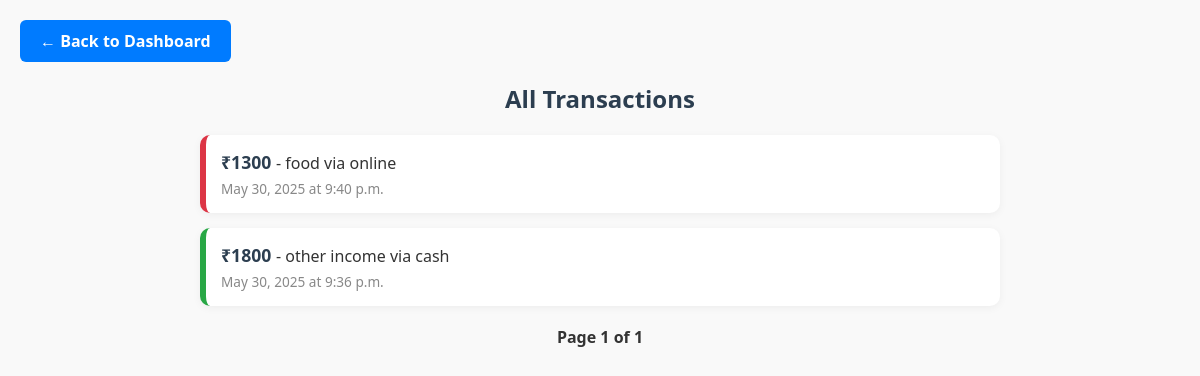
/transactions/ (signed in), run on the app's committed database.
### expenseUI/models.py (models this page shows, shortened)
class AddExpenseModel(models.Model):
    PAYMENT_METHOD_CHOICES = [
        ('online', 'Online'),
        ('offline', 'Offline'),
        ('cash', 'Cash'),
        ('card', 'Card'),
        ('upi', 'UPI'),
        ('other income','Other Income')
    ]
    CATEGORY_CHOICES = [
        ('health', 'Health'),
        ('shopping', 'Shopping'),
        ('salary', 'Salary'),
        ('food', 'Food'),
        ('entertainment', 'Entertainment'),
        ('other income','Other Income')
    ]
    user = models.ForeignKey(User, on_delete=models.CASCADE)  # link to user (optional)
    Expense = models.PositiveIntegerField()
    Payment_Method = models.CharField(max_length=20, choices=PAYMENT_METHOD_CHOICES)
    Category = models.CharField(max_length=20, choices=CATEGORY_CHOICES)
    Notes = models.CharField(max_length=200, blank=True, null=True)
    Date = models.DateField()
    Time = models.TimeField()

class AddIncomeModel(models.Model):
    PAYMENT_METHOD_CHOICES = [
        ('online', 'Online'),
        ('offline', 'Offline'),
        ('cash', 'Cash'),
        ('card', 'Card'),
        ('upi', 'UPI'),
        ('other income','Other Income')
    ]
    CATEGORY_CHOICES = [
        ('health', 'Health'),
        ('shopping', 'Shopping'),
        ('salary', 'Salary'),
        ('food', 'Food'),
        ('entertainment', 'Entertainment'),
        ('other income','Other Income')
    ]
    user = models.ForeignKey(User, on_delete=models.CASCADE)  # link to user (optional)
    Income = models.PositiveIntegerField()
    Payment_Method = models.CharField(max_length=20, choices=PAYMENT_METHOD_CHOICES)
    Category = models.CharField(max_length=20, choices=CATEGORY_CHOICES)
    Notes = models.CharField(max_length=200, blank=True, null=True)
    Date = models.DateField()
    Time = models.TimeField()

### expenseUI/views.py (the view)
# urls.py: path("transactions/",eviews.TransactionsView,name='transactions_page'),
@login_required
def TransactionsView(request):
    income_data = AddIncomeModel.objects.filter(user=request.user)
    expense_data = AddExpenseModel.objects.filter(user=request.user)
    combined_data = sorted(
        chain(income_data, expense_data),
        key=attrgetter('Date', 'Time'),
        reverse=True
    )
    paginator = Paginator(combined_data, 10)
    page_number = request.GET.get('page')
    page_obj = paginator.get_page(page_number)
    return render(request, 'transactions.html', {'page_obj': page_obj})

### templates/transactions.html (shortened to what this page needs)
<!DOCTYPE html>
<html lang="en">
<head>
</head>
<body>
  <a href="{% url 'eUI' %}" class="btn-back">← Back to Dashboard</a>
  <div class="transactions">
  <h2>All Transactions</h2>
  {% if page_obj.object_list %}
    {% for txn in page_obj.object_list %}
      <div class="transaction {% if txn.Expense %}expense{% endif %}">
        <strong>
          ₹{% if txn.Income %}{{ txn.Income }}{% else %}{{ txn.Expense }}{% endif %}
        </strong> - {{ txn.Category }} via {{ txn.Payment_Method }}
        <small>{{ txn.Date }} at {{ txn.Time }}</small>
      </div>
    {% endfor %}
    <div class="pagination">
      <span>Page {{ page_obj.number }} of {{ page_obj.paginator.num_pages }}</span>
    </div>
  {% else %}
    <p class="no-transactions">No transactions yet.</p>
  {% endif %}
</div>
</body>
</html>

### templates/transactions.html (style rules this page uses)
* { box-sizing: border-box; margin: 0; padding: 0; }
body { font-family: 'Segoe UI', Tahoma, Geneva, Verdana, sans-serif; background-color: #f9f9f9; color: #333; padding: 20px; }
h2 { text-align: center; margin-bottom: 20px; color: #2c3e50; }
.btn-back { display: inline-block; background-color: #007bff; color: #fff; padding: 10px 20px; border-radius: 6px; text-decoration: none; font-weight: bold; margin-bottom: 20px; transition: background-color 0.3s ease; }
.transactions { max-width: 800px; margin: 0 auto; }
.transaction { background-color: #fff; padding: 15px; border-radius: 10px; margin-bottom: 15px; box-shadow: 0 2px 8px rgba(0, 0, 0, 0.05); border-left: 6px solid #28a745; }
.transaction.expense { border-left-color: #dc3545; }
.transaction strong { font-size: 1.1rem; color: #2c3e50; }
.transaction small { display: block; color: #888; margin-top: 5px; font-size: 0.85rem; }
.pagination { text-align: center; margin-top: 20px; }
.pagination span { font-weight: 600; color: #333; }

### data on the page
AddExpenseModel: Expense "1300", Category "food", Payment_Method "online", Date "May 30, 2025", Time "9:40 p.m."
AddIncomeModel: Income "1800", Category "other income", Payment_Method "cash", Date "May 30, 2025", Time "9:36 p.m."

### other printed values
{{ page_obj.number }} "1"
{{ page_obj.paginator.num_pages }} "1"
